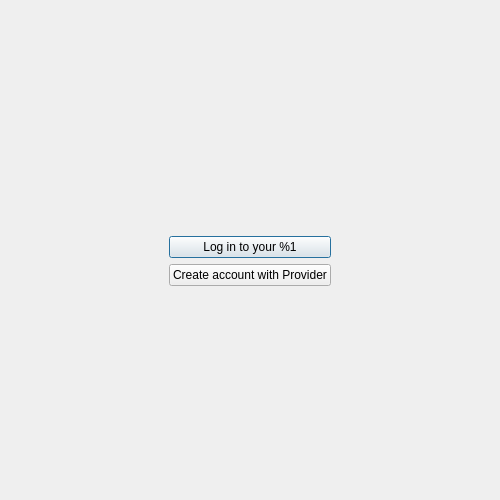
<?xml version="1.0" encoding="UTF-8"?>
<ui version="4.0">
 <class>OCC::WelcomePage</class>
 <widget class="QWidget" name="OCC::WelcomePage">
  <property name="geometry">
   <rect>
    <x>0</x>
    <y>0</y>
    <width>500</width>
    <height>500</height>
   </rect>
  </property>
  <property name="sizePolicy">
   <sizepolicy hsizetype="Preferred" vsizetype="Preferred">
    <horstretch>0</horstretch>
    <verstretch>0</verstretch>
   </sizepolicy>
  </property>
  <property name="windowTitle">
   <string>Form</string>
  </property>
  <layout class="QVBoxLayout" name="verticalLayout_2">
   <item>
    <spacer name="verticalSpacer_3">
     <property name="orientation">
      <enum>Qt::Vertical</enum>
     </property>
     <property name="sizeType">
      <enum>QSizePolicy::Expanding</enum>
     </property>
     <property name="sizeHint" stdset="0">
      <size>
       <width>20</width>
       <height>80</height>
      </size>
     </property>
    </spacer>
   </item>
   <item>
    <layout class="QHBoxLayout" name="horizontalLayout_2">
     <property name="topMargin">
      <number>0</number>
     </property>
     <item>
      <widget class="QPushButton" name="slideShowPreviousButton">
       <property name="maximumSize">
        <size>
         <width>40</width>
         <height>16777215</height>
        </size>
       </property>
       <property name="text">
        <string/>
       </property>
       <property name="autoDefault">
        <bool>false</bool>
       </property>
       <property name="default">
        <bool>false</bool>
       </property>
       <property name="flat">
        <bool>true</bool>
       </property>
      </widget>
     </item>
     <item>
      <widget class="OCC::SlideShow" name="slideShow" native="true">
       <property name="font">
        <font>
         <pointsize>12</pointsize>
         <weight>75</weight>
         <bold>true</bold>
        </font>
       </property>
      </widget>
     </item>
     <item>
      <widget class="QPushButton" name="slideShowNextButton">
       <property name="maximumSize">
        <size>
         <width>40</width>
         <height>16777215</height>
        </size>
       </property>
       <property name="text">
        <string/>
       </property>
       <property name="autoDefault">
        <bool>false</bool>
       </property>
       <property name="default">
        <bool>false</bool>
       </property>
       <property name="flat">
        <bool>true</bool>
       </property>
      </widget>
     </item>
    </layout>
   </item>
   <item>
    <layout class="QHBoxLayout" name="horizontalLayout">
     <property name="leftMargin">
      <number>0</number>
     </property>
     <property name="topMargin">
      <number>0</number>
     </property>
     <item>
      <spacer name="horizontalSpacer">
       <property name="orientation">
        <enum>Qt::Horizontal</enum>
       </property>
       <property name="sizeHint" stdset="0">
        <size>
         <width>40</width>
         <height>20</height>
        </size>
       </property>
      </spacer>
     </item>
     <item>
      <layout class="QVBoxLayout" name="verticalLayout">
       <property name="topMargin">
        <number>0</number>
       </property>
       <item>
        <spacer name="verticalSpacer">
         <property name="orientation">
          <enum>Qt::Vertical</enum>
         </property>
         <property name="sizeHint" stdset="0">
          <size>
           <width>20</width>
           <height>40</height>
          </size>
         </property>
        </spacer>
       </item>
       <item>
        <widget class="QPushButton" name="loginButton">
         <property name="text">
          <string>Log in to your %1</string>
         </property>
         <property name="autoDefault">
          <bool>true</bool>
         </property>
         <property name="default">
          <bool>true</bool>
         </property>
        </widget>
       </item>
       <item>
        <widget class="QPushButton" name="createAccountButton">
         <property name="text">
          <string>Create account with Provider</string>
         </property>
         <property name="autoDefault">
          <bool>true</bool>
         </property>
         <property name="default">
          <bool>false</bool>
         </property>
        </widget>
       </item>
       <item>
        <widget class="OCC::LinkLabel" name="hostYourOwnServerLabel" native="true"/>
       </item>
       <item>
        <spacer name="verticalSpacer_5">
         <property name="orientation">
          <enum>Qt::Vertical</enum>
         </property>
         <property name="sizeHint" stdset="0">
          <size>
           <width>20</width>
           <height>40</height>
          </size>
         </property>
        </spacer>
       </item>
      </layout>
     </item>
     <item>
      <spacer name="horizontalSpacer_2">
       <property name="orientation">
        <enum>Qt::Horizontal</enum>
       </property>
       <property name="sizeHint" stdset="0">
        <size>
         <width>40</width>
         <height>20</height>
        </size>
       </property>
      </spacer>
     </item>
    </layout>
   </item>
   <item>
    <spacer name="verticalSpacer_4">
     <property name="orientation">
      <enum>Qt::Vertical</enum>
     </property>
     <property name="sizeHint" stdset="0">
      <size>
       <width>20</width>
       <height>40</height>
      </size>
     </property>
    </spacer>
   </item>
  </layout>
 </widget>
 <customwidgets>
  <customwidget>
   <class>OCC::SlideShow</class>
   <extends>QWidget</extends>
   <header>wizard/slideshow.h</header>
  </customwidget>
  <customwidget>
   <class>OCC::LinkLabel</class>
   <extends>QWidget</extends>
   <header>wizard/linklabel.h</header>
   <container>1</container>
  </customwidget>
 </customwidgets>
 <resources/>
 <connections/>
</ui>
